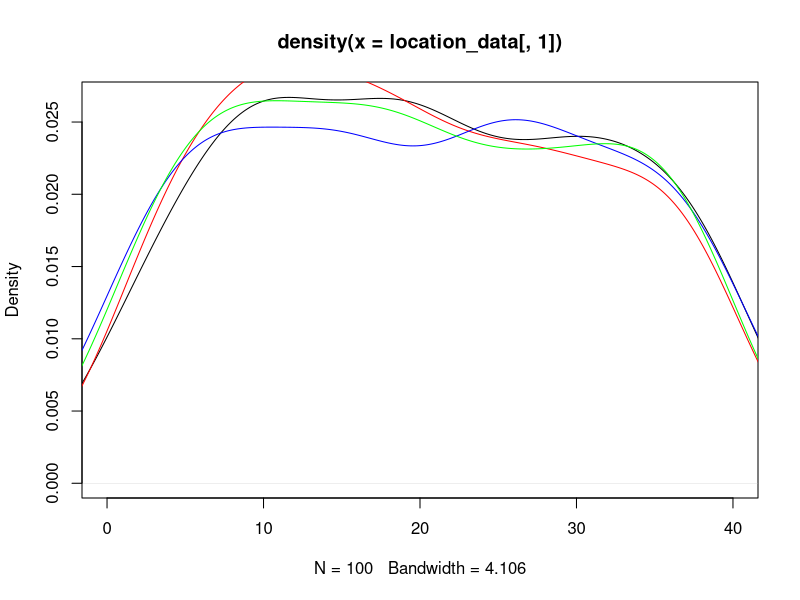
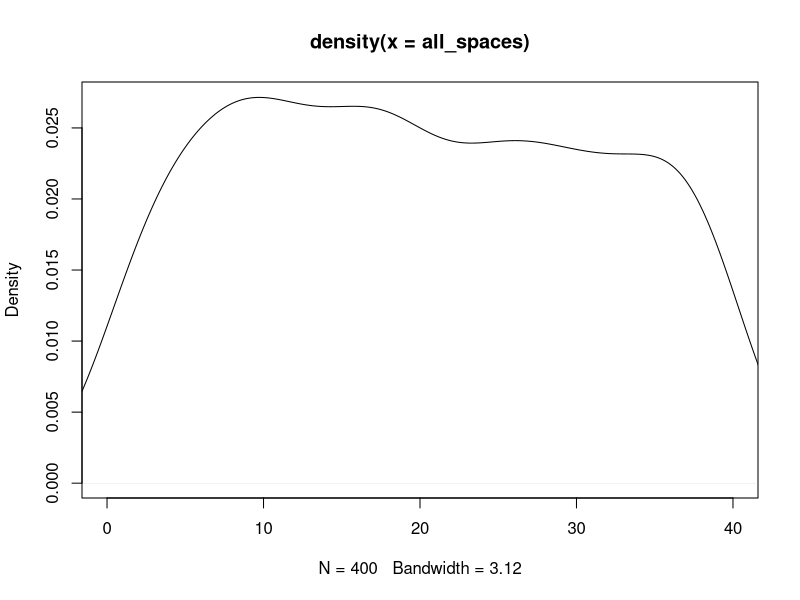
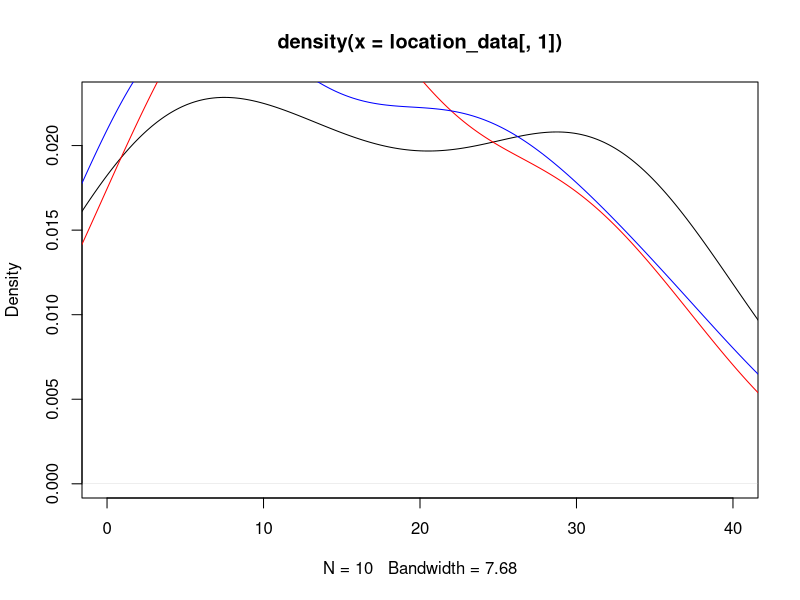
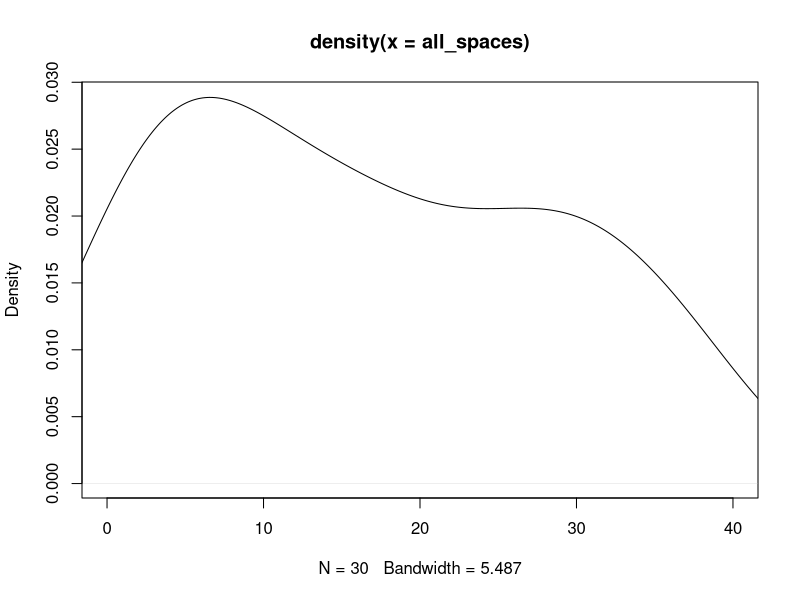

Reproduce these figures in R, in order. (Note: this script raises an error after producing the figures.)
## ---- chunk 1
knitr::opts_chunk$set(echo = TRUE)
## ---- chunk 2
#libraries
library(dplyr)
library(ggplot2)
## ---- chunk 3
#Kayleigh
##LET'S GET MOVING

monopolyBoard <- read.csv("MonopolyBoard.csv", header = T)
monopolyBoard

# Using dice rolls to determine where a player will land on the board
#input: "location"; a number 1-40; where the player is on the board
#output: the amount of spaces the player will move until they are on their new location

#note that this is only accounting for standard dice rolls, no special rules yet...

lets_move = function(location) {
  dice_roll_1 <- sample(1:6, 1, replace = TRUE)
  dice_roll_2 <- sample(1:6, 1, replace = TRUE)
  
  roll_total <- sum(dice_roll_1, dice_roll_2)
  roll_double <- dice_roll_1 == dice_roll_2
  
    location = location + roll_total
    
  if (location <= 40) {
    location = location
  } else {
    location = location - 40
  }
  
  space = monopolyBoard$name[monopolyBoard$spaces == location]
  
  print("You're moving forward...")
  print(roll_total)
  
  print("You're on space...")
  print(location)
  
  #print(space) #This prints out the name of the space that they land on. 
}

#testers
lets_move(1)
lets_move(25)
lets_move(38)
lets_move(40)



#A function to move players around the board and to play Monopoly!
#input: "turns"; the amount of turns we should take
#output: a player's new location on the board

lets_play = function(turns) {
  location = 1
  print("Starting Location: GO!")
  for (i in 1:turns) {
    location = lets_move(location)
  }
  print("You've landed on...")
  return(location)
}



lets_play(10) #tester #in this example if you look at a reference monopoly board and "walk" your way around the board with each move being the number in each output, you'll land on the space on the board corresponding to the final output (when counting "GO" as 1 and/or 40) 

#testers 
#"lets_move" and "lets_play" have both been edited to print out phrases for each roll and move to make it easier to determine how the player is moving. 
#"You're moving forward..." gives the player's roll
#"You're on space..." is the players position after 1 turn/"lets_move"
  # Later try to switch this print statement to the name of the spot that the player is on 
#"You've landed on..." gives the final location after running "lets_play" for "x" turns.
  # Later try to switch this print statement to the name of the spot that the player is on 

lets_play(3)
lets_play(10)

## ---- chunk 4
##DOUBLE DOWN

##WORK IN PROGRESS

#A function using dice rolls to determine how many spaces a player will move with the additional rules for "doubles" in Monopoly
#input: "location"; a number 1-40 where the player is on the board
#outut: the number of spaces the player will move on the board, with the special case of rolling three "doubles" and landing in jail
double_down = function(location) {
  dice_roll_1 <- sample(1:6, 1, replace = TRUE)
  dice_roll_2 <- sample(1:6, 1, replace = TRUE)
  
  roll_total <- sum(dice_roll_1, dice_roll_2)
  roll_double <- dice_roll_1 == dice_roll_2
  
  print("roll was")
  print(roll_total)
    
  if (roll_double) {
    
    dice_roll_3 <- sample(1:6, 1, replace = TRUE)
    dice_roll_4 <- sample(1:6, 1, replace = TRUE)
    
    roll_total_2 <- sum(dice_roll_3, dice_roll_4)
    roll_double_2 <- dice_roll_3 == dice_roll_4
    
    print("roll double was")
    print(roll_total_2)

    
    if (roll_double_2) {
      dice_roll_5 <- sample(1:6, 1, replace = TRUE)
      dice_roll_6 <- sample(1:6, 1, replace = TRUE)
      
      roll_total_3 <- sum(dice_roll_5, dice_roll_6)
      roll_double_3 <- dice_roll_5 == dice_roll_6
      
      print("roll double was")
      print(roll_total_3)
      
      if (roll_double_3) {
        location = 11 #Jail
        print("doubles, doubles, doubles")
        print("You're going to JAIL!")
        
      } else {
        location = location + roll_total + roll_total_2 + roll_total_3
        print("doubles, doubles, not doubles")
        print("You're moving forward...")
        print(roll_total + roll_total_2 + roll_total_3)
      }
    } else {
      location = location + roll_total + roll_total_2
      print("doubles, not doubles")
      print("You're moving forward...")
      print(roll_total+roll_total_2)
    }
  } else {
    location = location + roll_total
    print("no doubles")
    print("You're moving forward...")
    print(roll_total)
  }

    
  if (location <= 40) {
    location = location
  } else {
    location = location - 40
  }

  
  print("You're on space...")
  print(location)
}

double_down(1)
#text out in the function is kinda funky right but it's just to make sure its working right
#In final version switch all dice rolls to sample(1:6,...)

## ---- chunk 5
##CHANCE AND COMMUNITY CHEST CARDS
Card_Numbers <- c(1, 2, 3, 4, 5, 6, 7, 8, 9, 10, 11, 12, 13, 14, 15, 16)

Chance_Cards <- c("Advance to Boardwalk", "Advance to Go (Collect $200)", "Advance to Illinois Avenue. If you pass Go, collect $200", "Advance to St. Charles Place. If you pass Go, collect $200", "Advance to the nearest Railroad. If unowned, you may buy it from the Bank. If owned, pay owner twice the rental to which they are otherwise entitled", "Advance to the nearest Railroad. If unowned, you may buy it from the Bank. If owned, pay owner twice the rental to which they are otherwise entitled", "Advance token to nearest Utility. If unowned, you may buy it from the Bank. If owned, throw dice and pay owner a total ten times amount thrown", "Bank pays you dividend of $50", "Get Out of Jail Free", "Go Back 3 Spaces", "Go to Jail. Go directly to Jail, do not pass Go, do not collect $200", "Make general repairs on all your property. For each house pay $25. For each hotel pay $100", "Speeding fine $15", "Take a trip to Reading Railroad. If you pass Go, collect $200", "You have been elected Chairman of the Board. Pay each player $50", "Your building loan matures. Collect $150")

Chance <- data.frame(Chance_Cards, Card_Numbers)
Chance
##Chance cards to move a player to a new space:
  #1 -> Advance to Boardwalk (space 40)
  #2 -> Advance to Go (space 1)
  #3 -> Advance to Illinois Avenue (space 25)
  #4 -> Advance to St. Charles Place (space 12)
  #5 -> Advance to nearest Railroad (space(s) 6, 16, 26, 36)
  #6 -> Advance to nearest Railraod (space(s) 6, 16, 26, 36)
  #7 -> Advance to nearest Utility (space(s) 13, 29)
  #11 -> Go to Jail (space 11)
  #14 -> Take a trip to Reading Railroad (space 6)

Community_Chest_Cards <- c("Advance to Go (Collect $200)", "Bank error in your favor. Collect $200", "Doctor’s fee. Pay $50", "From sale of stock you get $50", "Get Out of Jail Free", "Go to Jail. Go directly to jail, do not pass Go, do not collect $200", "Holiday fund matures. Receive $100", "Income tax refund. Collect $20", "It is your birthday. Collect $10 from every player", "Life insurance matures. Collect $100", "Pay hospital fees of $100", "Pay school fees of $50", "Receive $25 consultancy fee", "You are assessed for street repair. $40 per house. $115 per hotel", "You have won second prize in a beauty contest. Collect $10", "You inherit $100")

Community_Chest <- data.frame(Community_Chest_Cards, Card_Numbers)
Community_Chest

##Community Chest Cards that move a player to a new space:
  #1 -> Advance to GO (space 1)
  #5 -> Go to Jail (space 11)

## ---- chunk 6
# heidi

#the function "who_goes_first" simulates the initial roll before the game begins in order to determine which player goes first
# input is a number of how many players are going to be playing
# output is the value of each players roll and the player that will start the game based on who had the highest roll
who_goes_first <- function(num_players){
  initial_rolls <- c()
  for (i in 1:num_players) {
    player_i_roll <- sum(sample(1:6, 2, replace=TRUE))
    initial_rolls <- c(initial_rolls, player_i_roll) # vector of every player's roll
    print(paste("Player", i, "rolled", player_i_roll))
  }
  cat("\n")
  if(sum(initial_rolls == max(initial_rolls)) >= 2){
    while (sum(initial_rolls == max(initial_rolls)) >= 2) { # if players tied for highest number
      tied_players <- which(initial_rolls==max(initial_rolls)) # identify which players tied
      print("It's a tie! Roll again")
      cat("\n")
      tie_breaker_rolls <- c()
      for (i in tied_players) { # tied players roll again
       player_i_roll2 <- sum(sample(1:6, 2, replace=TRUE))
       tie_breaker_rolls <- c(tie_breaker_rolls, player_i_roll2)
       print(paste("Player", i, "rolled", player_i_roll2))
      }
      initial_rolls <- tie_breaker_rolls
      highest_roll <- max(tie_breaker_rolls)
      highest_player2 <- tied_players[which(tie_breaker_rolls == highest_roll)]
    }
    cat("\n")
    print(paste("Player", highest_player2, "goes first!"))
  }
  else {
    highest_player <- which.max(initial_rolls) # who rolled the highest number
    print(paste("Player", highest_player, "goes first!"))
  }
}

who_goes_first(4) # test function

## ---- chunk 7
# Olivia
# Website for data: https://stat-jet-asu.github.io/Datasets/InstructorDescriptions/monopoly.html

monopolyBoard <- read.csv("MonopolyBoard.csv", header = T)
head(monopolyBoard)

# This section is for question number 2

# Kayleigh's lets_play function from above incorporating players and density plots
# uses lets_move function from above
# input: turns, # of turns to iterate through; players, number of players (2-4)
# output: density plot with a line for each player's frequency of spaces landed on 
# & density plot for the combined frequency of spaces landed on for all players

lets_play = function(turns, players) {
  location_data <- as.data.frame(matrix(nrow = turns, ncol = players))
  
for (j in 1:players) {
  location = 1
  
  for (i in 1:turns) {
    
    location = lets_move(location)
    location_data[i,j] <- location
    }
  }
  
  # creates density plot of frequency of landing on each space for each player
  plot(density(location_data[,1]), xlim = c(0,40), col = "black")
  
  colors <- c("red", "blue", "green")
  
  for (k in 2:players) {
  lines(density(location_data[,k]), col = colors[k-1]) # adds a density line for each player after the first
  }
  
  # creates density plot for total frequency landing on each space (all players spaces included)
  all_spaces <- as.vector(as.matrix(location_data))
  plot(density(all_spaces), xlim = c(0,40), col = "black")
  
}
lets_play(100, 4)

## ---- chunk 8
who_goes_first2 <- function(num_players){
  initial_rolls <- c()
  for (i in 1:num_players) {
    player_i_roll <- sum(sample(1:6, 2, replace=TRUE))
    initial_rolls <- c(initial_rolls, player_i_roll) # vector of every player's roll
#    print(paste("Player", i, "rolled", player_i_roll))
  }
  cat("\n")
  if(sum(initial_rolls == max(initial_rolls)) >= 2){
    while (sum(initial_rolls == max(initial_rolls)) >= 2) { # if players tied for highest number
      tied_players <- which(initial_rolls==max(initial_rolls)) # identify which players tied
#      print("It's a tie! Roll again")
#      cat("\n")
      tie_breaker_rolls <- c()
      for (i in tied_players) { # tied players roll again
       player_i_roll2 <- sum(sample(1:6, 2, replace=TRUE))
       tie_breaker_rolls <- c(tie_breaker_rolls, player_i_roll2)
#       print(paste("Player", i, "rolled", player_i_roll2))
      }
      initial_rolls <- tie_breaker_rolls
      highest_roll <- max(tie_breaker_rolls)
      highest_player2 <- tied_players[which(tie_breaker_rolls == highest_roll)]
    }
#    cat("\n")
#    print(paste("Player", highest_player2, "goes first!"))
  }
  else {
    highest_player <- which.max(initial_rolls) # who rolled the highest number
#    print(paste("Player", highest_player, "goes first!"))
#    return(highest_player)
  
    
  # creating player order
  player_order <- length(num_players)
  player_order[1] <- as.integer(highest_player)

 for (j in 2:num_players) {
    
  player_order[j] <- as.integer(player_order[j-1] + 1)
  if (player_order[j] > num_players) {
    player_order[j] <- 1
  }
 }
  print(player_order)
  }
  
  playerlist <- (list(highest_player, player_order))
  return(playerlist)
}

#who_goes_first2(4)

## ---- chunk 9
# Question number 3 -- including jail and double rolls

lets_move2 = function(location) {
  dice_roll_1 <- sample(1:6, 1, replace = TRUE)
  dice_roll_2 <- sample(1:6, 1, replace = TRUE)
  
  roll_total <- sum(dice_roll_1, dice_roll_2)
  roll_double <- dice_roll_1 == dice_roll_2
  
    location = location + roll_total # updates location to be previous location + roll total
    double3 = "false" # double3 is assigned "true" if the player double rolls 3x (as seen in if statement below), otherwise it is assigned "false" 
    
  # first double roll -> roll again
  if (roll_double == TRUE) {
    dice_roll_3 <- sample(1:6, 1, replace = TRUE)
    dice_roll_4 <- sample(1:6, 1, replace = TRUE)
    
    roll_total2 <- sum(dice_roll_3, dice_roll_4)
    roll_double2 <- dice_roll_3 == dice_roll_4
    
    location = location + roll_total2
    double3 = "false"
    
    # if player is at a location past 40, subtract 40 so they go back to the GO space at location "41"
    # this is included in each if statement below so that it applies if player has to roll again
    if (location <= 40) {
      location = location
    } else {
      location = location - 40
    }
     
      # second double roll -> roll again
      if (roll_double2 == TRUE) {
        dice_roll_5 <- sample(1:6, 1, replace = TRUE)
        dice_roll_6 <- sample(1:6, 1, replace = TRUE)
    
        roll_total3 <- sum(dice_roll_5, dice_roll_6)
        roll_double3 <- dice_roll_5 == dice_roll_6
    
        location = location + roll_total3
        double3 = "false"
        
        if (location <= 40) {
          location = location
        } else {
          location = location - 40
        }
        
        # third double roll -> go to jail
          if (roll_double3 == TRUE) {
            location = monopolyBoard$spaces[monopolyBoard$name == "Jail"]
            double3 = "true"
          }
      }
  }  
    
  if (location <= 40) {
    location = location
  } else {
    location = location - 40
  }
  
  listdata <- (list(location, double3)) # creates list for outputs "location" and "double3"
  # if you need to access location from this function, use lets_move2(location)[[1]]
  # if you need to access double3, use lets_move2(double3)[[2]]
  return(listdata)
  
}



# lets_play2 is currently set up to have each player go thru all their turns and then move onto the next player
# probably need to fix this for question 5

## ---- chunk 10

lets_play2 = function(turns, players) {
  
  
  location_data <- as.data.frame(matrix(nrow = turns, ncol = players)) # dataframe will keep data for locations of players for each turn
  double3data <- as.data.frame(matrix(nrow = turns, ncol = players)) # dataframe will say "true" if player double rolled 3x (which lands them in jail) and "false" if they didn't double roll 3x
  
    # puts players in order
    colnames(location_data) <- who_goes_first2(players)[[2]]
  
    location = 1 # each player starts at location 1
    location_data[1,] <- location
    double3 = 0 # initializing "double3" which will be later assigned a "true" or "false" based on if player double rolled 3x
  
    for (i in 2:turns) { # iterates through number of turns
      
        for (j in 1:players) { # rotates through each player
          
        location = lets_move2(location_data[i-1,j])[[1]] # takes location from lets_move2 function and assigns it to location
        location_data[i,j] <- as.integer(location) # puts location value into the dataframe of locations for each player
        double3data[i,j] <- lets_move2(double3)[[2]] # takes "true" or "false" value from double3 and adds it to double3data dataframe
        
      # deals with landing in jail from "go to jail" space and staying there for next 3 turns
      if (31 %in% location_data[i-1,j]) { # if you landed on 31 in the last turn (i-1 turn), you go to jail (space 11) for the ith turn
        location <- 11
        location_data[i,j] <- as.integer(location) # new location is 11
      } else if (11 %in% location_data[i-1,j] & 31 %in% location_data[i-2,j]) { # if you were on space 11 last turn AND you were on space 31 2 turns ago, you stay in jail (space 11) for turn i
        location <- 11
        location_data[i,j] <- as.integer(location)
      } else if (11 %in% location_data[i-2,j] & 31 %in% location_data[i-3,j]) {
        location <- 11
        location_data[i,j] <- as.integer(location)
      }
        
      # landing in jail from 3x double roll and staying there for next 3 turns
      if (11 %in% location_data[i,j] & "true" %in% double3data[i-1,j]) { # if player's location is 11 (jail) and double3data is"true" (player double rolled 3x), player stays in jail. all 3 if/else if statements keep player in jail for the next 3 turns
        location <- 11
        location_data[i,j] <- as.integer(location)
      } else if (11 %in% location_data[i-1,j] & "true" %in% double3data[i-2,j]) { # 
        location <- 11
        location_data[i,j] <- as.integer(location)
      } else if (11 %in% location_data[i-2,j] & "true" %in% double3data[i-3,j]) {
        location <- 11
        location_data[i,j] <- as.integer(location)
      }
        
    }
  }
  print(location_data)
  
  # creates density plot of frequency of landing on each space for each player
  plot(density(location_data[,1]), xlim = c(0,40), col = "black")
  
  colors <- c("red", "blue", "green")
  
  for (k in 2:players) {
    lines(density(location_data[,k]), col = colors[k-1]) # adds a density line for each player after the first
  }
  
  # creates density plot for total frequency landing on each space (all players spaces included)
  all_spaces <- as.vector(as.matrix(location_data))
  plot(density(all_spaces), xlim = c(0,40), col = "black")
  
}
 
lets_play2(10, 3)

# how should we go about recording spaces landed on when double rolls occur?

## ---- chunk 11
#4 - Kayleigh and Maddie 
#Chance - spaces 8, 23, 37
#Community Chest - spaces 3, 18, 34
Chance

Drawing_Chance = function(location) {
  location = location
  draw_card <- sample(1:16, 1, replace = TRUE)
  player_card <- Chance$Chance_Cards[draw_card]
  print(player_card)

  
      if(draw_card == 1) {
        location = 1
      }
      
      if(draw_card == 2) {
        location = 1
      }
      
      if(draw_card == 3) {
        location = 25
      }
  
      if(draw_card == 4){
        location = 12
      }
    
      if(draw_card == 5){
        if(location >= 37 && location <= 5){
              location = 6
            } else {
              if (location >= 6 && location <= 15){
                location = 16
              } else {
                if(location >= 16 && location <= 25){
                  location = 26
                } else {
                  location = 36
                }
              }
            }
    }
  
    if(draw_card == 6){
        if(location >= 37 && location <= 5){
              location = 6
            } else {
              if (location >= 6 && location <= 15){
                location = 16
              } else {
                if(location >= 16 && location <= 25){
                  location = 26
                } else {
                  location = 36
                }
              }
            }
    }
  
    if(draw_card == 7){
        if(location >= 29 && location <= 12){
              location = 13
            } else {
              location = 29
    }
  }
  
    if(draw_card == 11) {
      location = 11
    }
  
    if(draw_card == 14) {
      location = 6
    }
  
    if(draw_card == 10) {
      location = location - 3
    }
  
    location = location
    return(location)
}

Drawing_Chance(8)
Drawing_Chance(23)
Drawing_Chance(37)

Drawing_Community_Chest = function(location) {
  location = location
  draw_card_chest <- sample(1:16, 1, replace = TRUE)
  player_card_chest <- Community_Chest$Community_Chest_Cards[draw_card_chest]
  print(player_card_chest)
  print(location)
  
  if (draw_card_chest == 1) {
    location = 1
  } else {
    if (draw_card_chest == 6) {
    location = 11
    } else {
      location = location
    }
  
  }
  
  location = location 
  return(location)
}

Drawing_Community_Chest(3)
Drawing_Community_Chest(18)
Drawing_Community_Chest(34)

lets_move3 = function(location) {
  dice_roll_1 <- sample(1:6, 1, replace = TRUE)
  dice_roll_2 <- sample(1:6, 1, replace = TRUE)
  
  roll_total <- sum(dice_roll_1, dice_roll_2)
  roll_double <- dice_roll_1 == dice_roll_2
  
    location = location + roll_total
    double3 = "false"
  
  print("your roll total is...")
  print(roll_total)

  if (location <= 40) {
      location = location
  } else {
      location = location - 40
  }
   
  print("your location is...")
  print(location)
  
  if(location == 8 || location == 23 || location == 27) {
    location = Drawing_Chance(location)
    print("your location is...")
    print(location)
  }
  
  if(location == 3 || location == 18 || location == 34) {
    location = Drawing_Community_Chest(location)
    print("your location is...")
    print(location)
  }
    
  # first double roll -> roll again
  if (roll_double == TRUE) {
    dice_roll_3 <- sample(1:6, 1, replace = TRUE)
    dice_roll_4 <- sample(1:6, 1, replace = TRUE)
    
    roll_total2 <- sum(dice_roll_3, dice_roll_4)
    roll_double2 <- dice_roll_3 == dice_roll_4
    
    location = location + roll_total2
    double3 = "false"
    print("1 double")
    
    if (location <= 40) {
      location = location
    } else {
      location = location - 40
    }
    
    
    if(location == 8 || location == 23 || location == 27) {
    location = Drawing_Chance(location)
    }
  
  if(location == 3 || location == 18 || location == 34) {
    location = Drawing_Community_Chest(location)
    }
     
      # second double roll -> roll again
      if (roll_double2 == TRUE) {
        dice_roll_5 <- sample(1:6, 1, replace = TRUE)
        dice_roll_6 <- sample(1:6, 1, replace = TRUE)
    
        roll_total3 <- sum(dice_roll_5, dice_roll_6)
        roll_double3 <- dice_roll_5 == dice_roll_6
    
        location = location + roll_total3
        double3 = "false"
        print("2 doubles")
        
        if (location <= 40) {
          location = location
        } else {
          location = location - 40
        }
        
        if(location == 8 || location == 23 || location == 27) {
          location = Drawing_Chance(location)
        }
  
        if(location == 3 || location == 18 || location == 34) {
          location = Drawing_Community_Chest(location)
         
        }
        
        # third double roll -> go to jail
          if (roll_double3 == TRUE) {
            location = monopolyBoard$spaces[monopolyBoard$name == "Jail"]
            double3 = "true"
            print("three doubles")
          }
      }
  }  
   
  location = location 
  
  print("your location is...")
  print(location)
  listdata <- (list(location, double3))
  return(listdata)
  
}

lets_move3(1)

lets_play3 = function(turns, players) {
  
  location_data <- as.data.frame(matrix(nrow = turns, ncol = players))
  double3data <- as.data.frame(matrix(nrow = turns, ncol = players))
  
  for (j in 1:players) {
    location = 1
    double3 = 0
  
    for (i in 1:turns) {
      
        location = lets_move2(location)[[1]]
        location_data[i,j] <- as.integer(location)
        double3data[i,j] <- lets_move2(double3)[[2]]
        
      # deals with landing in jail from "go to jail" space and staying there for next 3 turns
      if (31 %in% location_data[i-1,j]) { # if you land on 31 (go to jail), next location is in jail (space 11)
        location <- 11
        location_data[i,j] <- as.integer(location)
      } else if (11 %in% location_data[i-1,j] & 31 %in% location_data[i-2,j]) {
        location <- 11
        location_data[i,j] <- as.integer(location)
      } else if (11 %in% location_data[i-2,j] & 31 %in% location_data[i-3,j]) {
        location <- 11
        location_data[i,j] <- as.integer(location)
      }
        
      # landing in jail from 3x double roll and staying there for next 3 turns
      if (11 %in% location_data[i,j] & "true" %in% double3data[i-1,j]) { # "true" means player double rolled 3x -> jail
        location <- 11
        location_data[i,j] <- as.integer(location)
      } else if (11 %in% location_data[i-1,j] & "true" %in% double3data[i-2,j]) { # 
        location <- 11
        location_data[i,j] <- as.integer(location)
      } else if (11 %in% location_data[i-2,j] & "true" %in% double3data[i-3,j]) {
        location <- 11
        location_data[i,j] <- as.integer(location)
      }
        
    }
  }
  #print(location_data)
  
  # creates density plot of frequency of landing on each space for each player
  plot(density(location_data[,1]), xlim = c(0,40), col = "black")
  
  colors <- c("red", "blue", "green")
  
  for (k in 2:players) {
    lines(density(location_data[,k]), col = colors[k-1]) # adds a density line for each player after the first
  }
  
  # creates density plot for total frequency landing on each space (all players spaces included)
  all_spaces <- as.vector(as.matrix(location_data))
  plot(density(all_spaces), xlim = c(0,40), col = "black")
  
}
## ---- chunk 12

monopolyBoard1 <- read.csv("MonopolyBoard.csv", header = T)
head(monopolyBoard1)

kaciesboard <- monopolyBoard1 %>% select(., "name", "type", "color", "spaces")
kaciestibble <- as_tibble(kaciesboard)
kaciestibble

freq <- kaciestibble %>% ggplot(., mapping=aes(x="names" )) +geom_freqpoly()

freq
 
## ---- chunk 13
#hello
dice_roll <- sum(sample(1:6, 2, replace = TRUE))
dice_roll

#Need to figure out how to exchange money between players
Chance_Money <- function(money){
  money = money
  draw_card <- sample(1:16, 1, replace = TRUE)
  player_card <- Chance$Chance_Cards[draw_card]
  print(player_card)
  
  if(draw_card == 2){
    money = money + 200
  }
  
  if(draw_card == 8){
    money = money + 50
  }
  
  if(draw_card == 12){
    if(properties == 5){
      money = money - 125
    }
    if(properties == 6){
      money = money - 150
    }
  }
  
  if(draw_card == 13){
    money = money - 15
  }
  
  if(draw_card == 16){
    money = money + 150
  }
}

#Need to figure out how to exchange money between players
Community_Chest_Money <- function(money){
  money = money
  draw_card <- sample(1:16, 1, replace = TRUE)
  player_card <- Community_Chest$Community_Chest_Cards[draw_card]
  print(player_card)
  
  if(draw_card == 1){
    money = money + 200
  }
  
  if(draw_card == 2){
    money = money + 200
  }
  
  if(draw_card == 3){
    money = money - 50
  }
  
  if(draw_card == 4){
    money = money + 50
  }
  
  if(draw_card == 7){
    money = money + 100
  }
  
  if(draw_card == 8){
    money = money + 20
  }
  
  if(draw_card == 10){
    money = money + 100
  }
  
  if(draw_card == 11){
    money = money - 100
  }
  
  if(draw_card == 12){
    money = money - 50
  }
  
  if(draw_card == 13){
    money = money + 25
  }
  
  if(draw_card == 15){
    money = money + 10
  }
  
  if(draw_card == 16){
    money = money + 100
  }
}

Chance
Community_Chest
